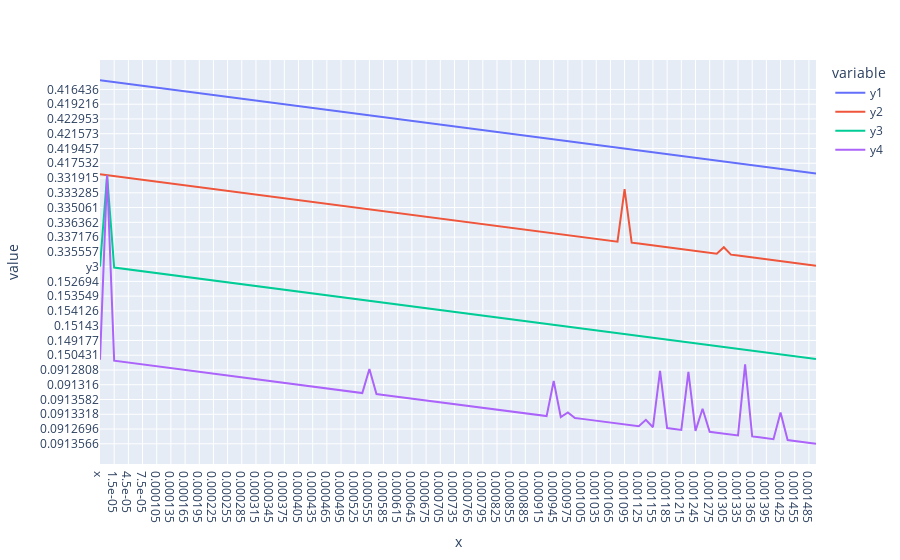

Here is the notebook cell this chart was saved with:
### Code cell
fig = px.line(df, x='x', y=['y1', 'y2', 'y3', 'y4'])
fig.update_yaxes(autorange="reversed")
fig.show()
